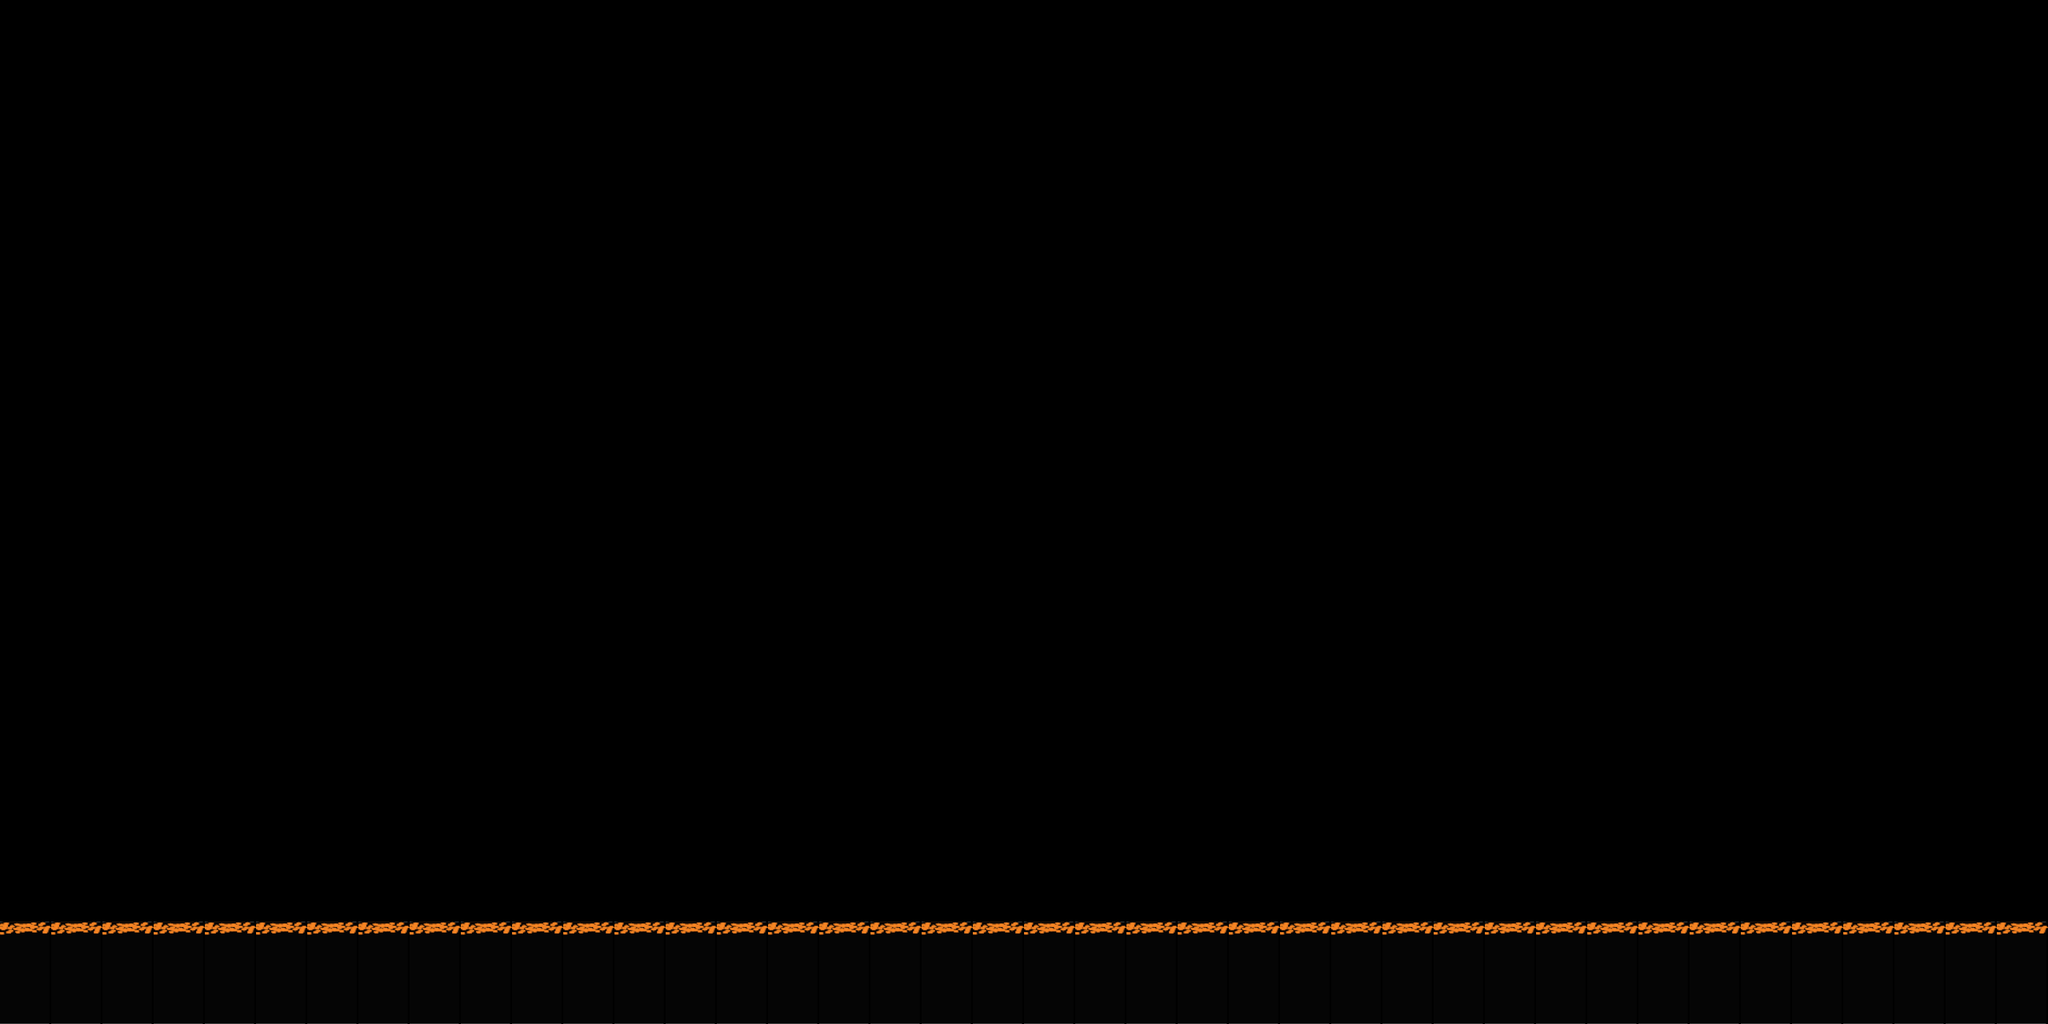

Tiled map render using the project's own tile images. Description and the map definition, with tile-layer contents summarised, below:
An orthogonal 40x20 tile map with 64x64 px tiles, 1 tile layer (groundLayer) and 2 objects (startPoint, endPoint).

<map version="1.2" tiledversion="1.2.4" orientation="orthogonal" renderorder="right-down" width="40" height="20" tilewidth="64" tileheight="64" infinite="0" nextlayerid="8" nextobjectid="5">
 <tileset firstgid="1" name="tiles" tilewidth="64" tileheight="64" tilecount="16" columns="4">
  <image source="tiles.png" width="256" height="256" />
  <tile id="7">
   <properties>
    <property name="collides" type="bool" value="true" />
   </properties>
  </tile>
  <tile id="11">
   <properties>
    <property name="collides" type="bool" value="true" />
   </properties>
  </tile>
 </tileset>
 <layer id="2" name="groundLayer" width="40" height="20" locked="1">
  <data>[800 cells, 80 non-empty, 2 distinct tile ids]</data>
 </layer>
 <objectgroup id="7" name="ObjectLayer">
  <object id="3" name="startPoint" x="128.485" y="1083.33" width="86" height="70" />
  <object id="4" name="endPoint" x="2458" y="1051" width="100" height="103" />
 </objectgroup>
</map>
